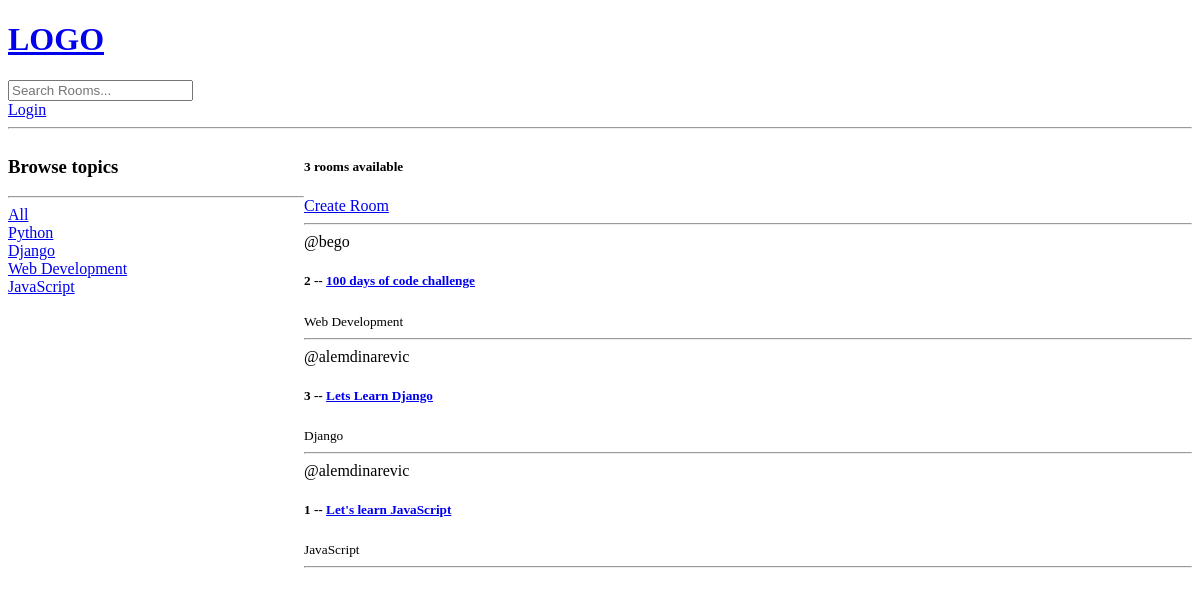
Before: / with the older database file.
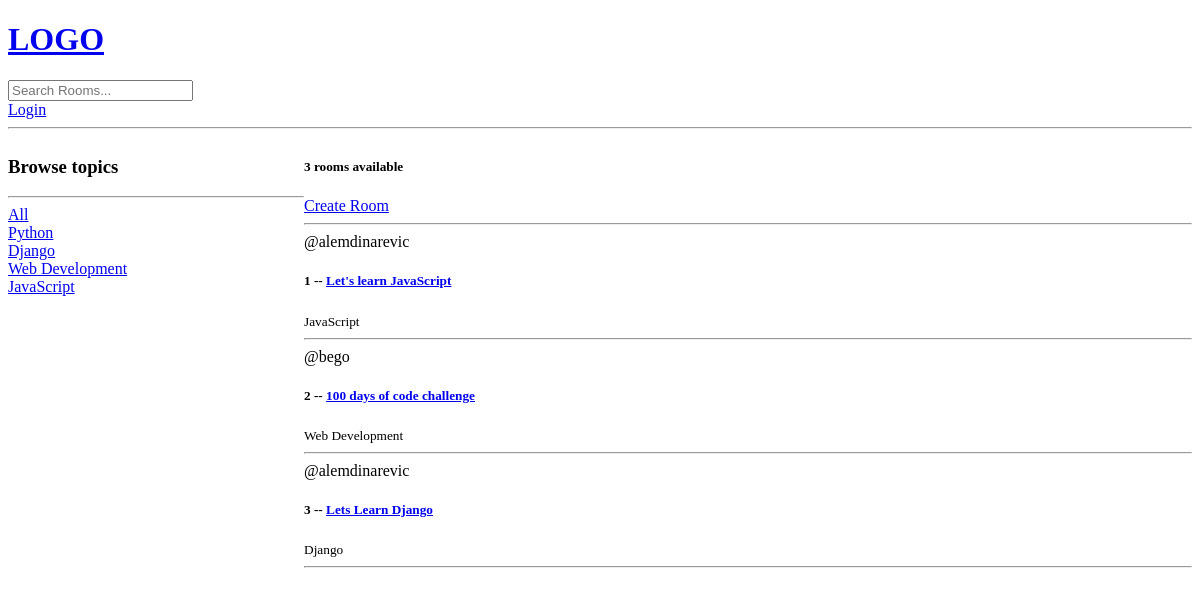
After: the same page with the newer database file.
### base/models.py (models this page shows, shortened)
class Topic(models.Model):
    name = models.CharField(max_length=200)
    def __str__(self):
        return self.name

class Room(models.Model):
    host = models.ForeignKey(User, on_delete=models.SET_NULL, null=True)
    topic = models.ForeignKey(Topic, on_delete=models.SET_NULL, null=True)
    name = models.CharField(max_length=200)
    description = models.TextField(null=True, blank=True)
    participants = models.ManyToManyField(User, related_name='participants', blank=True)
    updated = models.DateTimeField(auto_now=True)
    created = models.DateTimeField(auto_now_add=True)
    class Meta:
        ordering = ['-updated', '-created']

### base/views.py (the view)
# urls.py: path('', views.home, name="home"),
def home(request):
    q = request.GET.get('q') if request.GET.get('q') != None else ''
    rooms = Room.objects.filter(
        Q(topic__name__icontains=q) |
        Q(name__icontains=q) |
        Q(description__icontains=q)
        )
    topics = Topic.objects.all()
    room_count = rooms.count
    context = { 'rooms': rooms, 'topics': topics, "room_count": room_count }
    return render(request, 'base/home.html', context)

### base/templates/base/home.html (shortened to what this page needs)
<!DOCTYPE html>
<html lang="en">
<head>
</head>
<body>
    {% extends 'main.html' %}
    {% block content %}
        <div class="home-container">
            <div class="topics-container">
                <h3>Browse topics</h3>
                <hr />
                <div>
                    <a href="{% url 'home' %}">All</a>
                </div>
                {% for topic in topics %}
                <div>
                    <a href="{% url 'home' %}?q={{topic.name}}">{{topic}}</a>
                </div>
                {% endfor %}
            </div>
            <div class="rooms-container">
                <h5>{{room_count}} rooms available</h5>
                <a href="{% url 'create-room' %}">Create Room</a>
                <hr />
                <div>
                    {% for room in rooms %}
                        <div>
                            <span>@{{room.host.username}}</span>
                            <h5>{{room.id}} -- <a href="{% url 'room' room.id %}">{{room.name}}</a></h5>
                            <small>{{room.topic.name}}</small>
                            <hr />
                        </div>
                    {% endfor %}
                </div>
            </div>
        </div>
    {% endblock content %}

Changed rows visible on the page:
changed Room "Let's learn JavaScript": moves up the list
